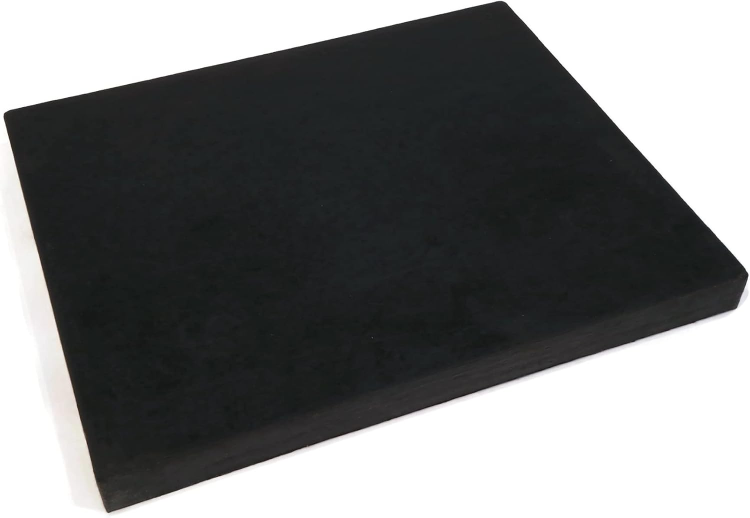
#> input picture partpilot/rigidhitch_real_photos/0020500/0020500-u1-4.jpg, 1500 x 1035 px, given as the content of the folder C:/Users/Vasuki.KLIZER-49/Downloads/real photos, which was not available (shown at 1/2 size)
$ python rigidhitch_synth_photos.py
#> lines starting #> are read from the running program, lines starting #| are printed output that depends on the picture; pictures that were not available may be replaced by others from this repository, and a replacement may not be noted
"""Make catalogue photographs look like photographs a customer would send.

Every product image RigidHitch has is a studio shot: the part centred on white,
evenly lit, filling the frame. Every photograph a customer sends is the
opposite - the part on gravel or a truck bed, small, tilted, in whatever light
was there. Measured on 20 products, that difference is the whole problem: a
part filling the frame matches its own product 95% of the time, and the same
part shrunk into a busy frame matches 0%.

The model has never been shown the second kind of picture, so this makes them:
cut the part out of its white background, drop it onto a real surface, and put
it through what a phone camera does to an image.

**Compositing, not generation.** A diffusion model would produce something more
convincingly photographic, and would also redraw the part - subtly changing a
drop height, a hole spacing, a bracket angle. Those details are exactly what
separates one SKU from the next, so a generated image can teach the model that
a 6 inch drop looks like a 7 inch one. Here the pixels of the part are the
original pixels; only its surroundings and the camera change.

**Backgrounds come from real photographs.** Review photos of parts installed on
trucks and driveways are useless for testing - the product is incidental and
unlabelled - but their backgrounds are exactly the surfaces we need, shot on
real phones in real light.

Run:
    python scripts/rigidhitch_synth_photos.py --skus 10 --per-photo 6
"""

import argparse
import json
import random
import sys
from pathlib import Path

sys.path.insert(0, str(Path(__file__).resolve().parent.parent))

from PIL import Image, ImageEnhance, ImageFilter  # noqa: E402

DEFAULT_BUILD = Path(r"C:\Users\Vasuki.KLIZER-49\Downloads\rigidhitch_dataset\rigidhitch_dataset\index_build")
DEFAULT_IMAGES = Path(r"C:\Users\Vasuki.KLIZER-49\Downloads\images_clean\images_clean")
DEFAULT_BACKGROUNDS = Path(r"C:\Users\Vasuki.KLIZER-49\Downloads\real photos")
IMAGE_TYPES = {".jpg", ".jpeg", ".png", ".webp"}
OUTPUT_SIZE = 640


def load_backgrounds(folder: Path, size: int, limit: int = 60) -> list[Image.Image]:
    """Close crops of real surfaces, taken from photographs of anything.

    Only texture and lighting matter, so what the photograph was *of* is
    irrelevant - a review photo of a tonneau cover supplies a perfectly good
    truck bed. But it has to be a *surface*: full-frame crops gave whole
    vehicles and skylines, and a part composited onto those floats in mid-air
    rather than resting on anything.

    Two rules keep them surfaces. Crops are small and enlarged, so a scene
    becomes one texture within it; and they come from the lower half, where
    ground, floor and bumper live rather than sky and roofline.
    """
#> called with size = 640, limit = 60
    files = sorted(p for p in folder.rglob("*") if p.suffix.lower() in IMAGE_TYPES)
    backgrounds: list[Image.Image] = []
    for path in files[:limit]:
        try:
            with Image.open(path) as handle:
#> handle is the input picture: PIL image 1500x1035 RGB; mean R, G, B 120, 120.9, 121.1
                image = handle.convert("RGB")
        except Exception:  # noqa: BLE001 - a corrupt download is not fatal
            continue
        side = min(image.width, image.height) // 2
#> side = 517
        if side < 120:
            continue
        floor = image.height // 2  # lower half only
#> floor = 517
        for left in (0, max(0, image.width - side)):
            top = min(floor, image.height - side)
            crop = image.crop((left, top, left + side, top + side)).resize((size, size))
            backgrounds.append(crop)
#> this loop made 2 passes
#> pass 1, in load_backgrounds, `crop = image.crop((left, top, left + side, top + side)).resize((size, ..`:
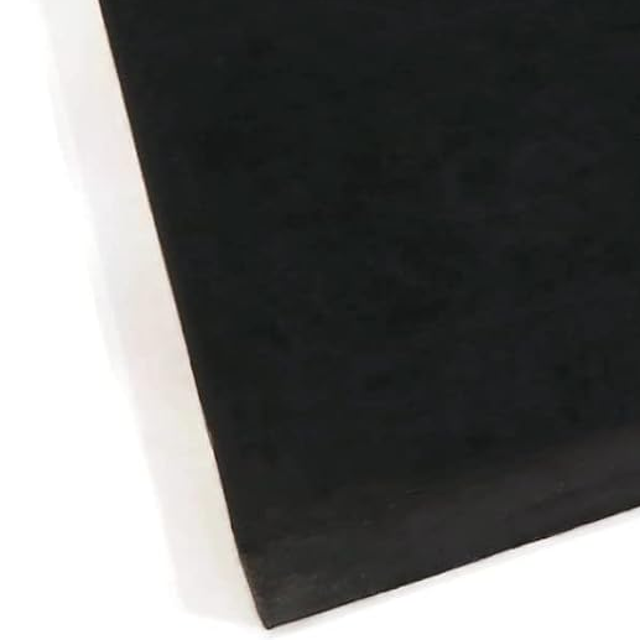
#> crop: PIL image 640x640 RGB; mean R, G, B 105.9, 106.5, 105.5
#> pass 2, in load_backgrounds, `crop = image.crop((left, top, left + side, top + side)).resize((size, ..`:
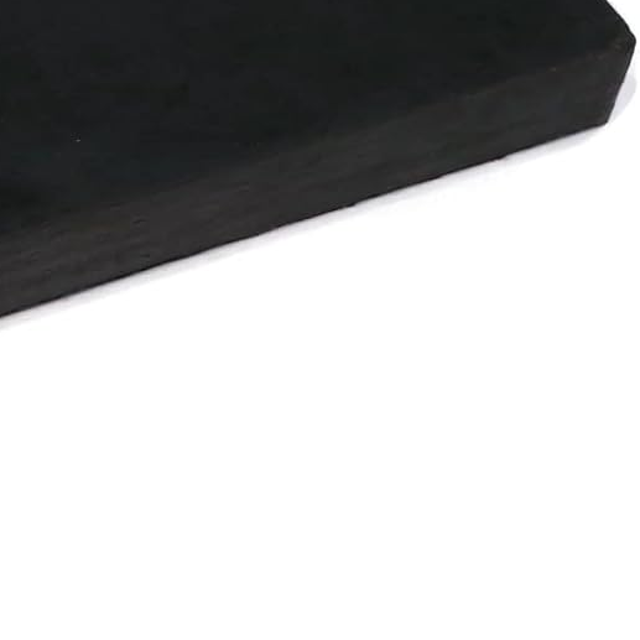
#> crop: PIL image 640x640 RGB; mean R, G, B 181.2, 181.5, 181.7
#> after the loop, backgrounds = 2 items
    return backgrounds


# [54 lines left out: functions cut_out, compose, not called in this run]


def main() -> None:
    parser = argparse.ArgumentParser(description=__doc__,
                                     formatter_class=argparse.RawDescriptionHelpFormatter)
    parser.add_argument("--build-dir", type=Path, default=DEFAULT_BUILD)
    parser.add_argument("--images", type=Path, default=DEFAULT_IMAGES)
    parser.add_argument("--backgrounds", type=Path, default=DEFAULT_BACKGROUNDS)
    parser.add_argument("--out", type=Path, default=Path("synthetic"))
    parser.add_argument("--skus", type=int, default=10)
    parser.add_argument("--per-photo", type=int, default=6,
                        help="Synthetic photographs generated from each catalogue image.")
    parser.add_argument("--start", type=int, default=0,
                        help="Skip this many SKUs first, so two people can split the list.")
    parser.add_argument("--seed", type=int, default=20260831)
    args = parser.parse_args()

    rng = random.Random(args.seed + args.start)
    backgrounds = load_backgrounds(args.backgrounds, OUTPUT_SIZE)
#> backgrounds = 2 items
    if not backgrounds:
        raise SystemExit(f"no usable background photographs in {args.backgrounds}")
    print(f"{len(backgrounds)} background crops from {args.backgrounds.name}")
#| 2 background crops from C:\Users\Vasuki.KLIZER-49\Downloads\real photos

#> (the run stopped early here; a loop or call above may not have finished)

$ run again, on partpilot/rigidhitch_real_photos/0020500/0020500-u1-6.png
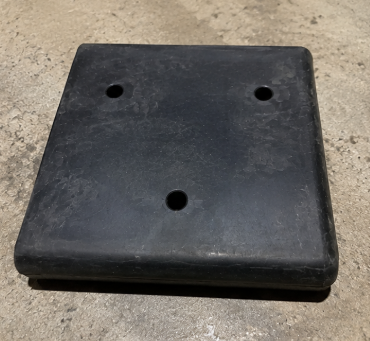
#> input picture partpilot/rigidhitch_real_photos/0020500/0020500-u1-6.png, 370 x 341 px, given as the content of the folder C:/Users/Vasuki.KLIZER-49/Downloads/real photos, which was not available
#> in load_backgrounds, handle is the input picture: PIL image 370x341 RGBA; mean R, G, B, A 112.5, 107.5, 101.3, 255
#> the loop in load_backgrounds, `for left in (0, max(0, image.width - side)):` made 2 passes
#> pass 1, in load_backgrounds, `crop = image.crop((left, top, left + side, top + side)).resize((size, ..`:
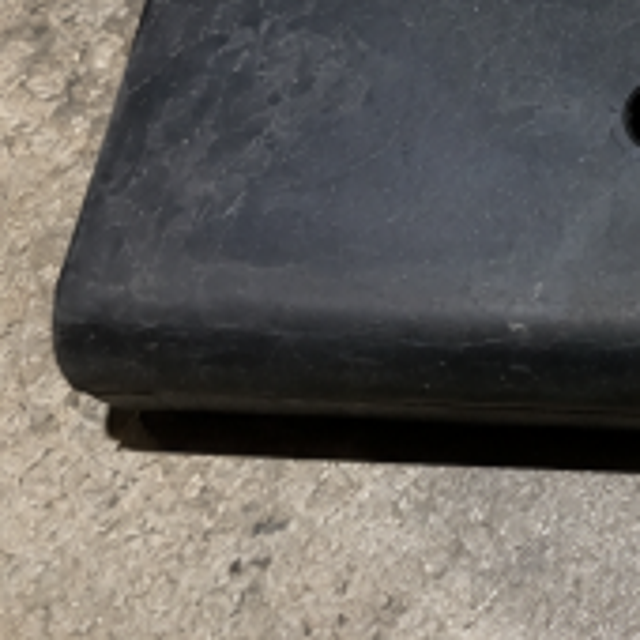
#> crop: PIL image 640x640 RGB; mean R, G, B 102.2, 99.1, 95.6
#> pass 2, in load_backgrounds, `crop = image.crop((left, top, left + side, top + side)).resize((size, ..`:
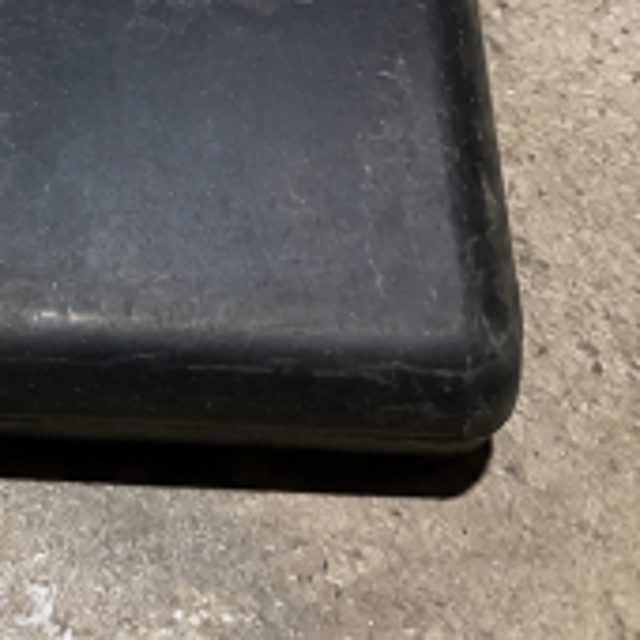
#> crop: PIL image 640x640 RGB; mean R, G, B 107.7, 103.3, 98
#> after the loop in load_backgrounds, `for left in (0, max(0, image.width - side)):`: backgrounds = 2 items
#| 2 background crops from C:\Users\Vasuki.KLIZER-49\Downloads\real photos
